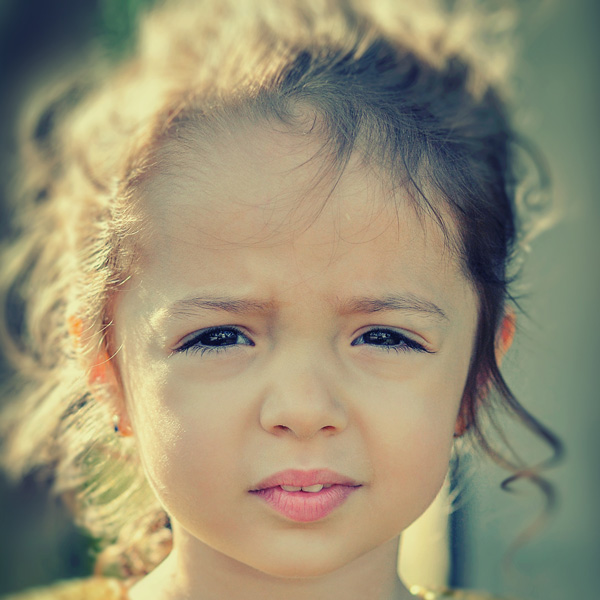
#> input picture dataset/train/real/real_00355.jpg, 600 x 600 px, found by its file name; its folder holds 4 pictures in this run
$ python flipImage.py
#> lines starting #> are read from the running program, lines starting #| are printed output that depends on the picture
import os
import cv2

directory_path = r"C:\Users\User\Documents\GitHub\HoseoAIChallenge\dataset\train\real"

for file in os.listdir(directory_path):
    # 파일 확장자가 이미지 파일인 경우에만 진행
    if file.lower().endswith(('.png', '.jpg', '.jpeg', '.bmp')):
        image_path = os.path.join(directory_path, file)
        # 이미지 로드
        image = cv2.imread(image_path)
#> image is the input picture: shape (600, 600, 3); mean B, G, R 116.6, 143.5, 150.9
        # 좌우 반전
        flipped_image = cv2.flip(image, 1)
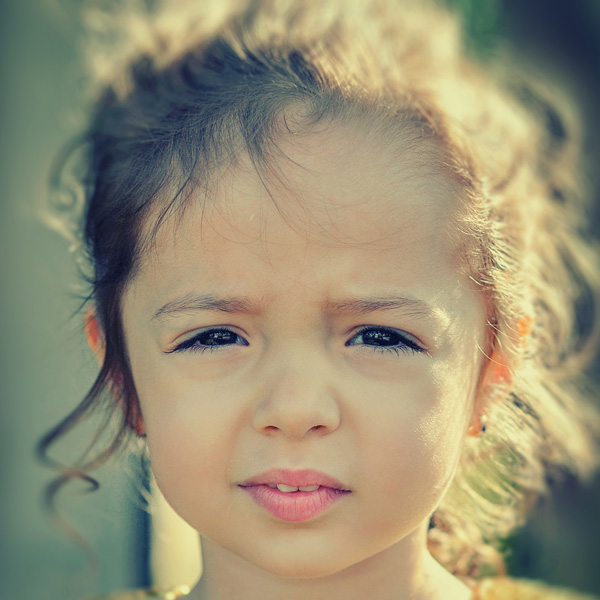
#> flipped_image: shape (600, 600, 3); mean B, G, R 116.6, 143.5, 150.9
        # 반전된 이미지 저장 (원본 파일명 앞에 'flipped_' 추가)
        flipped_image_path = os.path.join(directory_path, 'flipped_' + file)
        cv2.imwrite(flipped_image_path, flipped_image)
        print(f"Image flipped and saved: {flipped_image_path}")
#> pass 2 of the loop `for file in os.listdir(directory_path):`:
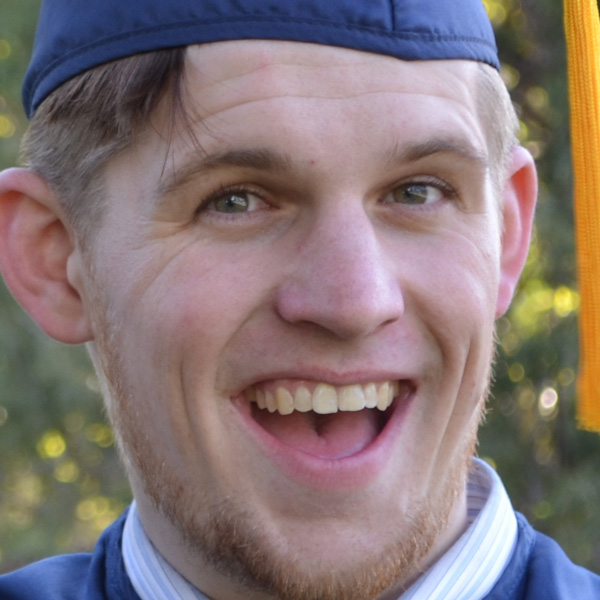
#> input picture dataset/train/real/real_00371.jpg, 600 x 600 px, found by its file name
#> image is the input picture: shape (600, 600, 3); mean B, G, R 118.3, 118.2, 133.8
#> `flipped_image = cv2.flip(image, 1)`:
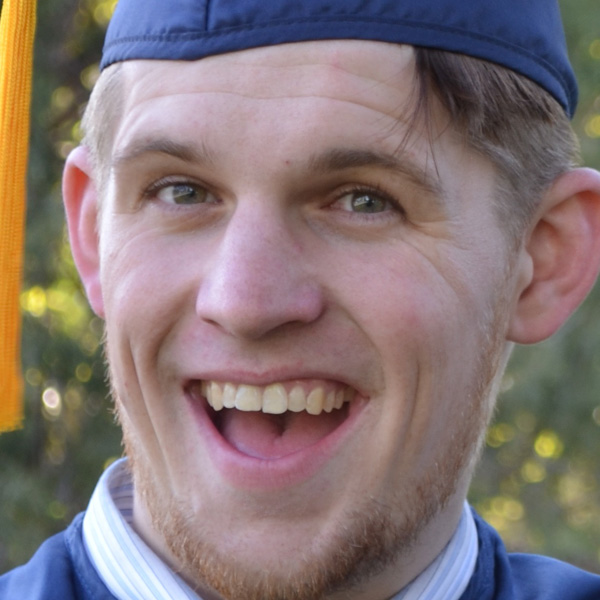
#> flipped_image: shape (600, 600, 3); mean B, G, R 118.3, 118.2, 133.8
#> pass 3 of the loop `for file in os.listdir(directory_path):`:
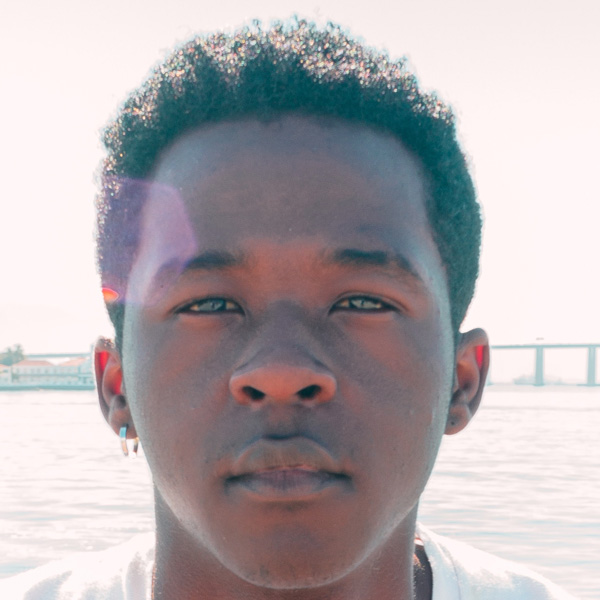
#> input picture dataset/train/real/real_00396.jpg, 600 x 600 px, found by its file name
#> image is the input picture: shape (600, 600, 3); mean B, G, R 175.1, 172, 178.7
#> `flipped_image = cv2.flip(image, 1)`:
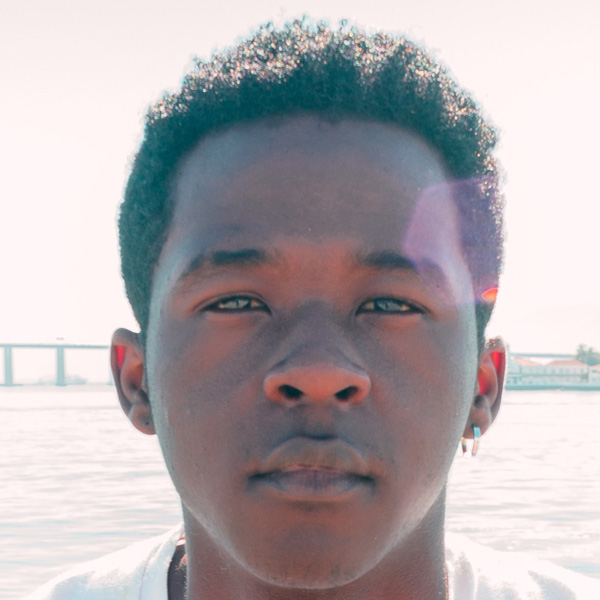
#> flipped_image: shape (600, 600, 3); mean B, G, R 175.1, 172, 178.7
#> the loop made 4 passes; the first 3 are shown
